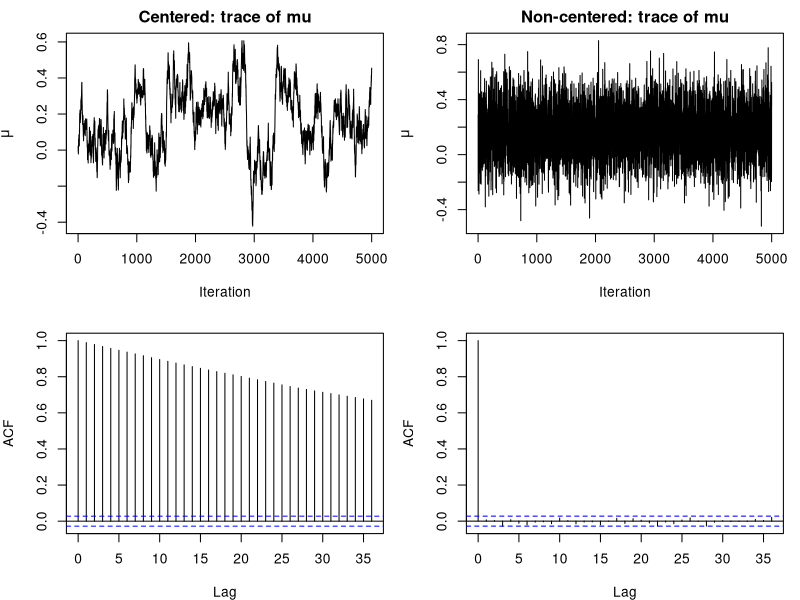
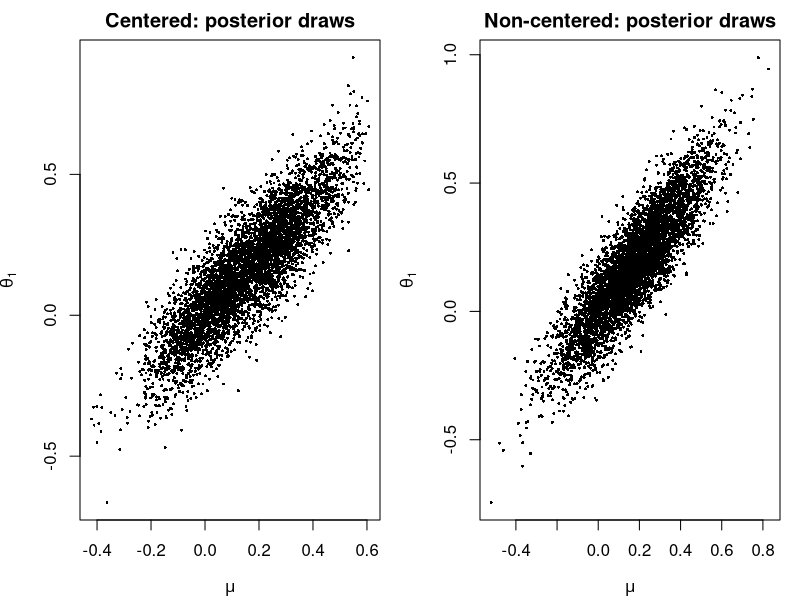

Here is the R script that generated these plots, in order:
set.seed(123)

# -----------------------------
# Simulate data
# -----------------------------
m <- 30
sigma <- 1
tau <- 0.1          # small tau -> strong dependence in centered version
mu_true <- 0

theta_true <- rnorm(m, mean = mu_true, sd = tau)
y <- rnorm(m, mean = theta_true, sd = sigma)

# -----------------------------
# Gibbs sampler: centered
# -----------------------------
gibbs_centered <- function(y, sigma, tau, n_iter = 5000) {
  m <- length(y)
  
  theta <- rep(0, m)
  mu <- 0
  
  mu_save <- numeric(n_iter)
  theta1_save <- numeric(n_iter)  # save one representative theta
  
  var_theta <- 1 / (1/sigma^2 + 1/tau^2)
  sd_theta <- sqrt(var_theta)
  
  for (s in 1:n_iter) {
    # update theta_i | mu, y_i
    for (i in 1:m) {
      mean_theta <- var_theta * (y[i]/sigma^2 + mu/tau^2)
      theta[i] <- rnorm(1, mean_theta, sd_theta)
    }
    
    # update mu | theta
    mu_mean <- mean(theta)
    mu_sd <- tau / sqrt(m)
    mu <- rnorm(1, mu_mean, mu_sd)
    
    mu_save[s] <- mu
    theta1_save[s] <- theta[1]
  }
  
  data.frame(iter = 1:n_iter, mu = mu_save, theta1 = theta1_save)
}

# -----------------------------
# Gibbs sampler: non-centered
# theta_i = mu + tau * eta_i
# -----------------------------
gibbs_noncentered <- function(y, sigma, tau, n_iter = 5000) {
  m <- length(y)
  
  eta <- rep(0, m)
  mu <- 0
  
  mu_save <- numeric(n_iter)
  theta1_save <- numeric(n_iter)
  
  var_eta <- sigma^2 / (sigma^2 + tau^2)
  sd_eta <- sqrt(var_eta)
  
  for (s in 1:n_iter) {
    # update eta_i | mu, y_i
    for (i in 1:m) {
      mean_eta <- tau * (y[i] - mu) / (sigma^2 + tau^2)
      eta[i] <- rnorm(1, mean_eta, sd_eta)
    }
    
    # update mu | eta, y
    mu_mean <- mean(y - tau * eta)
    mu_sd <- sigma / sqrt(m)
    mu <- rnorm(1, mu_mean, mu_sd)
    
    mu_save[s] <- mu
    theta1_save[s] <- mu + tau * eta[1]
  }
  
  data.frame(iter = 1:n_iter, mu = mu_save, theta1 = theta1_save)
}

# -----------------------------
# Run both samplers
# -----------------------------
out_c <- gibbs_centered(y, sigma, tau, n_iter = 5000)
out_nc <- gibbs_noncentered(y, sigma, tau, n_iter = 5000)

# -----------------------------
# Compare traceplots
# -----------------------------
par(mfrow = c(2, 2), mar = c(4, 4, 2, 1))

plot(out_c$iter, out_c$mu, type = "l",
     main = "Centered: trace of mu", xlab = "Iteration", ylab = expression(mu))

plot(out_nc$iter, out_nc$mu, type = "l",
     main = "Non-centered: trace of mu", xlab = "Iteration", ylab = expression(mu))

acf(out_c$mu, main = "Centered: ACF of mu")
acf(out_nc$mu, main = "Non-centered: ACF of mu")

# -----------------------------
# Compare posterior dependence
# -----------------------------
par(mfrow = c(1, 2), mar = c(4, 4, 2, 1))

plot(out_c$mu, out_c$theta1, pch = 16, cex = 0.4,
     xlab = expression(mu), ylab = expression(theta[1]),
     main = "Centered: posterior draws")

plot(out_nc$mu, out_nc$theta1, pch = 16, cex = 0.4,
     xlab = expression(mu), ylab = expression(theta[1]),
     main = "Non-centered: posterior draws")

# numerical correlations
cor_centered <- cor(out_c$mu, out_c$theta1)
cor_noncentered <- cor(out_nc$mu, out_nc$theta1)

cat("Posterior correlation in centered sampler:", round(cor_centered, 3), "\n")
cat("Posterior correlation in non-centered sampler:", round(cor_noncentered, 3), "\n")
